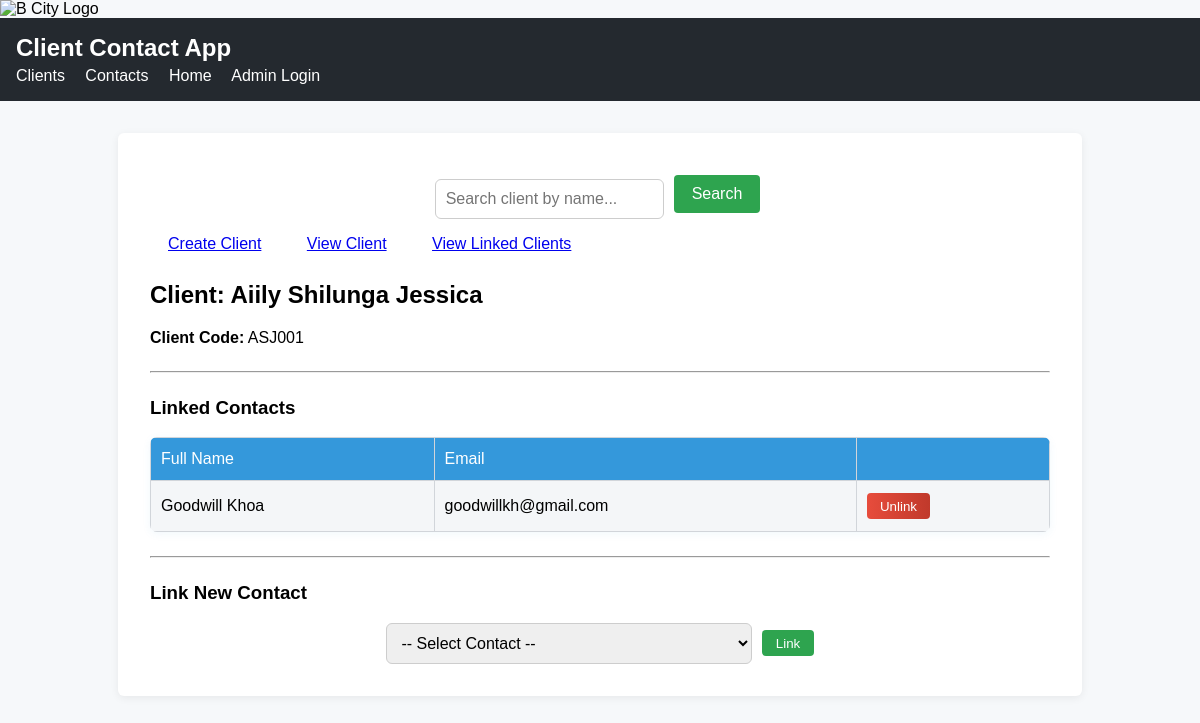
Screenshot of /clients/5 with the database file from the repository.
### models/client.py (models this page shows, shortened)
class Client(db.Model):
    __tablename__ = 'client'
    id = db.Column(db.Integer, primary_key=True)
    name = db.Column(db.String(100), nullable=False)
    client_code = db.Column(db.String(50), nullable=False, unique=True)
    contacts = db.relationship(
        'Contact',
        secondary='client_contact',
        back_populates='clients'
    )

### models/contact.py (models this page shows, shortened)
class Contact(db.Model):
    __tablename__ = 'contact'
    id = db.Column(db.Integer, primary_key=True)
    name = db.Column(db.String, nullable=False)
    surname = db.Column(db.String, nullable=False)
    email = db.Column(db.String, nullable=False, unique=True) # <-- This will make sure the email is unique!
    clients = db.relationship(
        'Client',
        secondary='client_contact',
        back_populates='contacts'
    )

### routes/client.py (the view)
@client_bp.route('/<int:client_id>')
def view_client(client_id):
    client = Client.query.get_or_404(client_id)
    linked_contacts = client.contacts
    available_contacts = Contact.query.filter(~Contact.clients.any(id=client.id)).all()
    return render_template(
        'client_detail.html',
        client=client,
        contacts=linked_contacts,
        available_contacts=available_contacts
    )

### templates/client_detail.html (shortened to what this page needs)
{% extends 'base.html' %}
{% block content %}
<div class="container">
    <div class="action-bar">
        <form id="search-client-form" class="inline-form" style="margin-bottom:12px;">
            <input type="text" id="search-client-input" name="name" placeholder="Search client by name..." class="input-select" required>
            <button type="submit" class="btn">Search</button>
        </form>
        <a href="{{ url_for('client.create_client') }}" class="btn">Create Client</a>
        <a href="{{ url_for('client.view_client', client_id=client.id) }}" class="btn">View Client</a>
        <a href="{{ url_for('client.list_clients') }}" class="btn">View Linked Clients</a>
    </div>
    <div class="detail-section">
        <h2>Client: {{ client.name }}</h2>
        <p><b>Client Code:</b> {{ client.client_code }}</p>
    </div>
    <hr style="margin: 24px 0;">
    <h3>Linked Contacts</h3>
    {% if contacts %}
    <table class="modern-table">
        <tr>
            <th>Full Name</th>
            <th>Email</th>
            <th></th>
        </tr>
        {% for contact in contacts %}
        <tr id="contact-row-{{ contact.id }}">
            <td>{{ contact.name }} {{ contact.surname }}</td>
            <td>{{ contact.email }}</td>
            <td>
                <button class="btn btn-danger unlink-btn" data-contact-id="{{ contact.id }}">Unlink</button>
            </td>
        </tr>
        {% endfor %}
    </table>
    {% else %}
    <p>No Contacts found</p>
    {% endif %}
    <hr style="margin: 24px 0;">
    <h3>Link New Contact</h3>
    <form id="link-contact-form" class="inline-form">
        <select name="contact_id" id="contact_id" class="input-select">
            <option value="">-- Select Contact --</option>
        </select>
        <button type="submit" class="btn">Link</button>
    </form>
</div>
{% endblock %}

### static/css/style.css (style rules this page uses)
body { font-family: Arial, sans-serif; background: #f6f8fa; margin: 0; padding: 0; }
table { border-collapse: collapse; width: 100%; margin-bottom: 2em; }
th, td { border: 1px solid #d1d5da; padding: 0.5em 1em; text-align: left; }
th { background: #f3f4f6; }
button, input[type="submit"] { background: #2ea44f; color: #fff; border: none; padding: 0.4em 1em; border-radius: 4px; cursor: pointer; }
select { padding: 0.2em 0.5em; border-radius: 4px; border: 1px solid #d1d5da; }
.action-bar { margin-bottom: 28px; }
.action-bar .btn { margin: 0 5px 10px 0; font-size: 1em; padding: 10px 18px; }
.detail-section { margin-bottom: 18px; }
.modern-table { width: 100%; border-collapse: collapse; margin: 0 auto 16px auto; background: #fafbfc; border-radius: 7px; overflow: hidden; box-shadow: 0 2px 8px rgba(52,152,219,0.07); }
.modern-table th, .modern-table td { padding: 12px 10px; text-align: left; }
.modern-table th { background: #3498db; color: #fff; font-weight: 500; }
.modern-table tr:nth-child(even) { background: #f4f6f8; }
.btn-danger { background: #e74c3c; background: linear-gradient(90deg, #e74c3c 0%, #c0392b 100%); }
.inline-form { display: flex; align-items: center; justify-content: center; gap: 10px; margin-top: 10px; }
.input-select { padding: 10px; font-size: 1em; border-radius: 6px; border: 1px solid #cdcdcd; }

### rows the page displays
Client: name "Aiily Shilunga Jessica", client_code "ASJ001"
Contact: name "Goodwill", surname "Khoa", email "goodwillkh@gmail.com"
